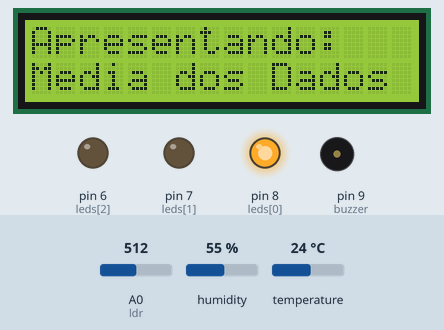
A sketch run on a simulated Arduino Uno, built with avr-gcc and run on an emulated ATmega328P. On the bench: 16×2 character LCD, output pins drawn as LEDs (lit = HIGH), buzzer (waves = sounding). The inputs (shaded band) are chosen by the test bench; at power-on: humidity 55 %, A0 (ldr) = 512, temperature 24 °C.

Above: at 0.1 s.
At 5.6 s:
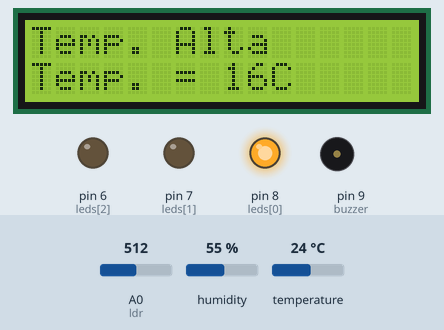
5.7 s: humidity set to 58 %
Timing chart, 0 to 6.9 s (numbered marks = the images above; inputs shaded):
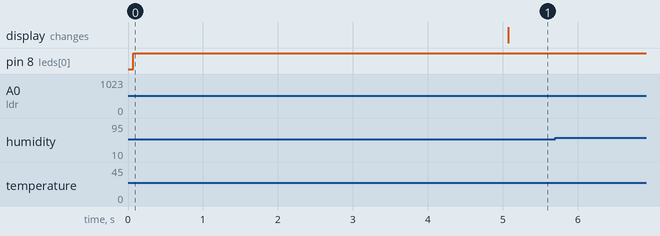

The sketch:

CP2.ino
```cpp
#include <LiquidCrystal.h>
#include <DHT.h>
LiquidCrystal lcd(12, 11, 5, 4, 3, 2);
int leds[3] = { 8, 7, 6 };

#define ldr A0

#define buzzer 9
#define melody 196

DHT Dht(10, DHT11);

float temperature[5] = { 12, 12, 12, 12, 12 };
float humidity[5] = { 70, 70, 70, 70, 70 };
int light[5] = { 500, 500, 500, 500, 500 };

float results[3] = { 0, 0, 0 };

unsigned long start;
unsigned long sensors;
unsigned long current;
unsigned long cooldown;

int lcdc = 0;
int sensorsc = 0;

float play;
bool pass = false;
void setup() {
  for (int i = 0; i < 3; i++) {
    pinMode(leds[i], OUTPUT);
  }
  pinMode(ldr, INPUT);

  lcd.begin(16, 2);
  lcd.setCursor(0, 0);
  lcd.print("Apresentando:");
  lcd.setCursor(0, 1);
  lcd.print("Media dos Dados");

  start = millis();
  sensors = millis();
}

void loop() {
  current = millis() - start;
  cooldown = millis() - sensors;

  for (int w = 0; w < 3; w++) {
    results[w] = average(w);
    switch (w) {
      case 0:
        if (results[w] > 15) {
          tone(buzzer, melody, 3000);
          play = 3000;
          if (millis() - start >= play) {
            noTone(buzzer);
            play = 0;
          }
        } else if (results[w] < 10) {
          tone(buzzer, melody, 1000);
        } else {
          noTone(buzzer);
        }
        break;
      case 1:
        if (results[w] > 80) {
          tone(buzzer, melody, 3000);
          play = 3000;
          if (millis() - start >= play) {
            noTone(buzzer);
            play = 0;
          }
        } else if (results[w] < 60) {
          tone(buzzer, melody, 1000);
        } else {
          noTone(buzzer);
        }
        break;
      case 2:
        if (results[w] > 800) {
          ledcolor(2);
        } else if (results[w] > 730) {
          ledcolor(1);
        } else {
          ledcolor(0);
        }
    }
  }

  if (cooldown >= 2000) {
    temperature[sensorsc] = Dht.readTemperature();
    humidity[sensorsc] = Dht.readHumidity();
    light[sensorsc] = analogRead(ldr);
    sensorsc++;
    if (sensorsc > 5) { sensorsc = 0; }
    sensors = millis();
  }

  if (current >= 5000) {
    lcdcontroller(lcdc);
    lcdc++;
    if (lcdc > 2) { lcdc = 0; }
    start = millis();
  }
}

void ledcolor(int color) {
  switch (color) {
    case 0:
      digitalWrite(leds[0], HIGH);
      digitalWrite(leds[1], LOW);
      digitalWrite(leds[2], LOW);
      break;
    case 1:
      digitalWrite(leds[0], LOW);
      digitalWrite(leds[1], HIGH);
      digitalWrite(leds[2], LOW);
      break;
    case 2:
      digitalWrite(leds[0], LOW);
      digitalWrite(leds[1], LOW);
      digitalWrite(leds[2], HIGH);
      break;
    default:
      digitalWrite(leds[0], LOW);
      digitalWrite(leds[1], LOW);
      digitalWrite(leds[2], LOW);
      break;
  }
}

void lcdcontroller(int type) {

  int value = average(type);

  switch (type) {
    case 0:
      digitalWrite(leds[0], HIGH);
      lcd.clear();
      lcd.setCursor(0, 0);
      if (value > 15) {
        lcd.print("Temp. Alta");
      } else if (value < 10) {
        lcd.print("Temp. Baixa");
      } else {
        lcd.print("Temperatura OK");
      }
      lcd.setCursor(0, 1);
      lcd.print("Temp. = ");
      lcd.print(value);
      lcd.print("C");
      break;
    case 1:
      digitalWrite(leds[1], HIGH);
      lcd.clear();
      lcd.setCursor(0, 0);
      if (value > 80) {
        lcd.print("Umidade Alta");
      } else if (value < 60) {
        lcd.print("Umidade Baixa");
      } else {
        lcd.print("Umidade OK");
      }
      lcd.setCursor(0, 1);
      lcd.print("Umidade = ");
      lcd.print(value);
      lcd.print("%");
      break;
    case 2:
      digitalWrite(leds[2], HIGH);
      lcd.clear();
      lcd.setCursor(0, 0);
      lcd.print("Luminozidade");
      lcd.setCursor(0, 1);
      if (value > 800) {
        lcd.print("Alta");
      } else if (value > 730) {
        lcd.print("Fora do Ideal");
      } else {
        lcd.print("Ideal");
      }
      break;
  }
}

float average(int type) {
  int i = 0;
  switch (type) {
    case 0:
      for (int j = 0; j < 5; j++) {
        i += temperature[j];
      }
      return i / 5;
      break;
    case 1:
      for (int k = 0; k < 5; k++) {
        i += humidity[k];
      }
      return i / 5;
      break;
    case 2:
      for (int x = 0; x < 5; x++) {
        i += light[x];
      }
      return i / 5;
      break;
  }
}
```
